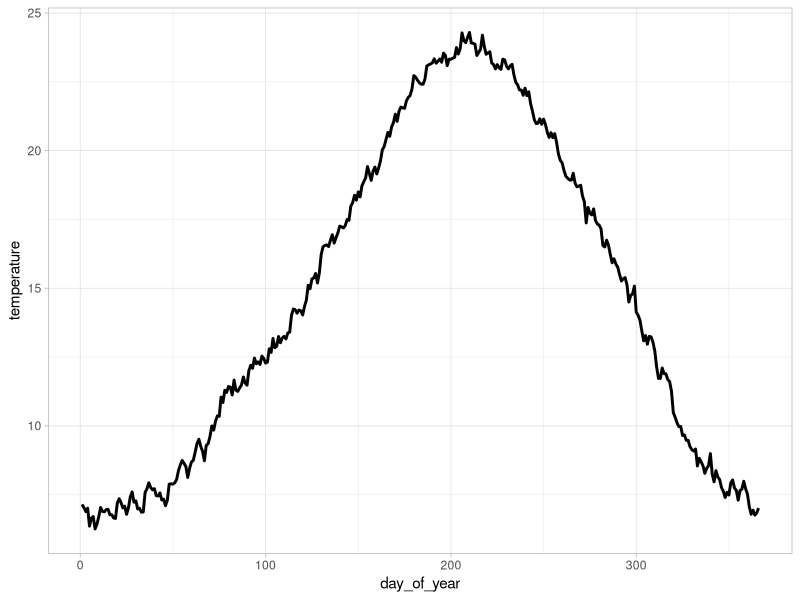
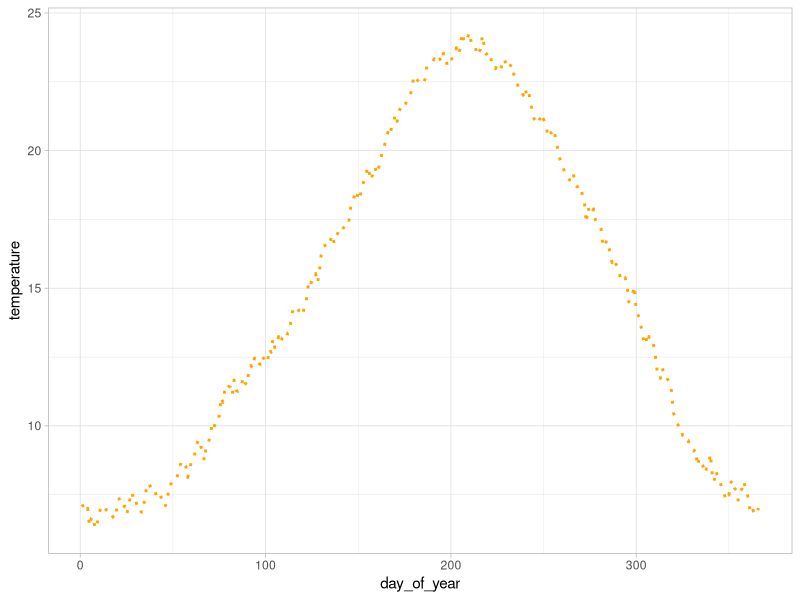
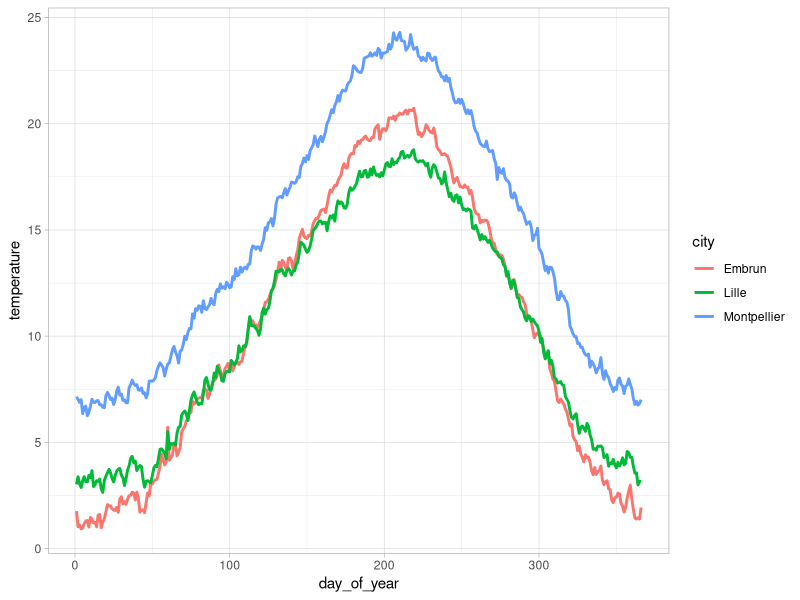
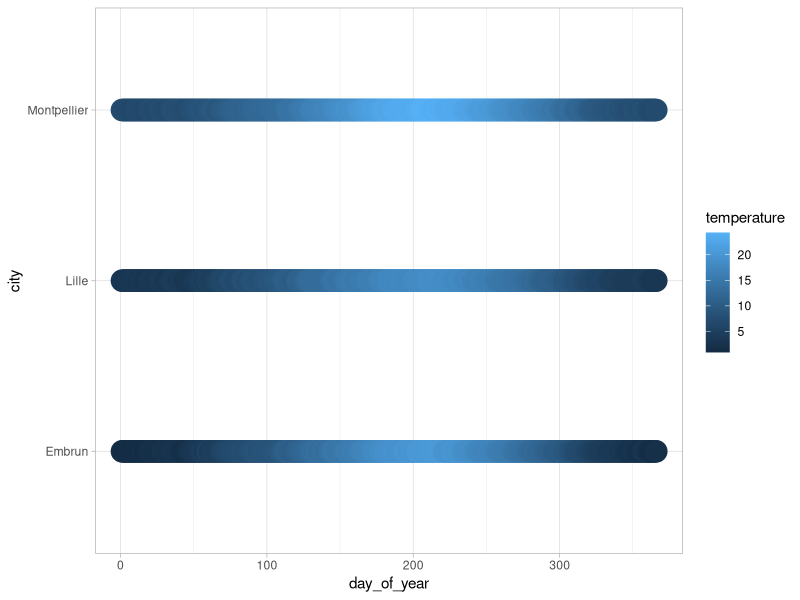
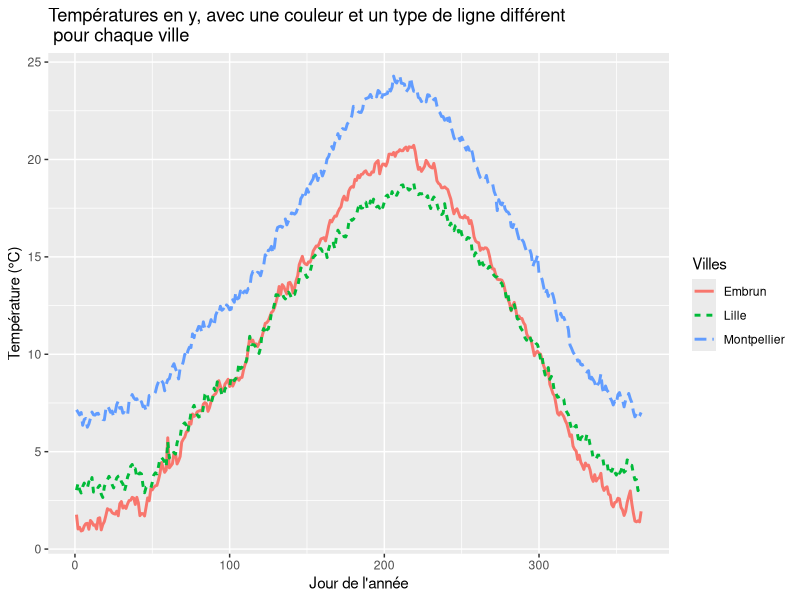
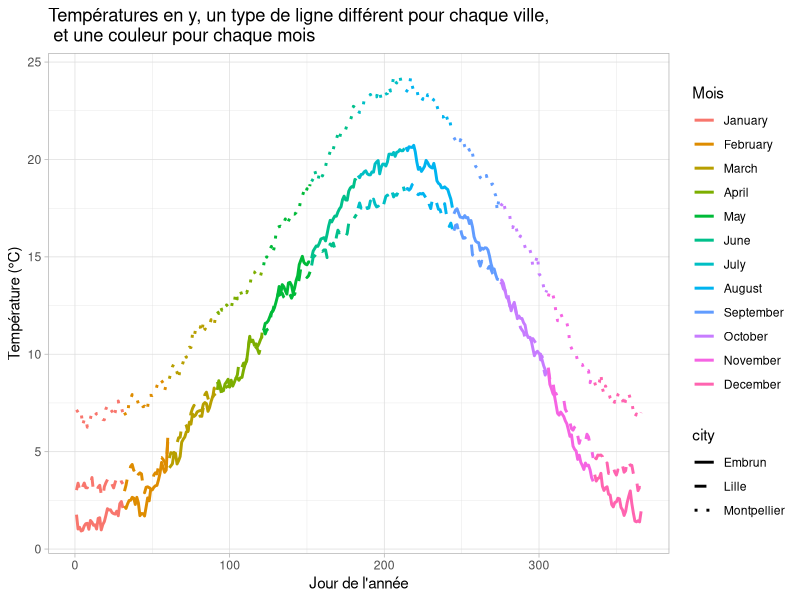
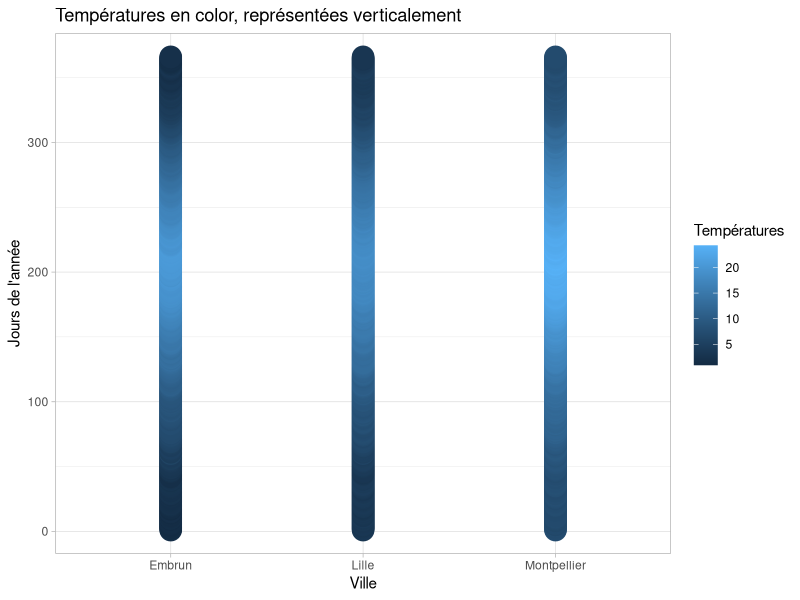
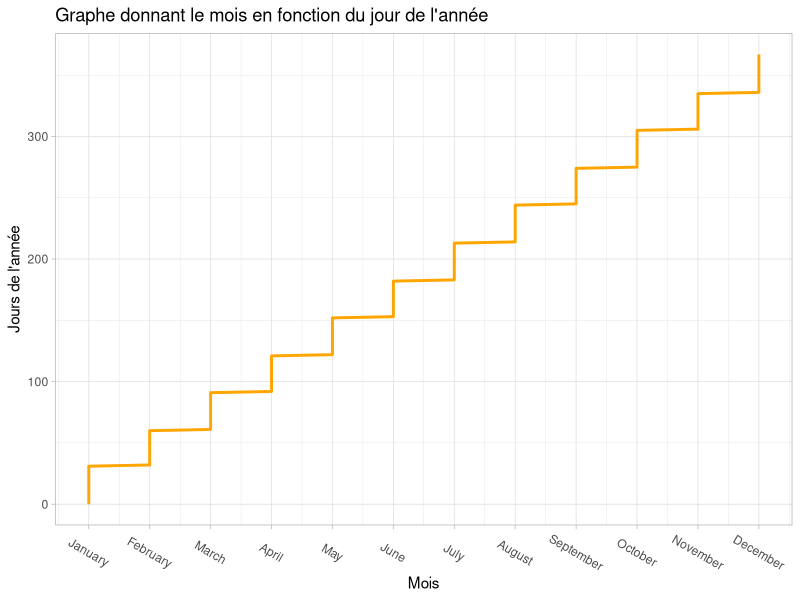

Reproduce these figures in R, in order.
## ---- chunk 1
library(here)
library(ggplot2)

temps_average <- read.csv(file = here("temp_average.csv"))
here()


## ---- chunk 2
temps_montpellier <-subset(temps_average, city == "Montpellier")

## ---- chunk 3
head(temps_montpellier)
## ---- chunk 4
mean(temps_montpellier$temperature)
## ---- chunk 5
min_day <- temps_montpellier[which.min(temps_montpellier$temperature),]$day_of_year
as.Date(min_day, origin="2020-01-01")
## ---- chunk 6
max_day <- temps_montpellier[which.max(temps_montpellier$temperature),]$day_of_year
as.Date(max_day, origin="2020-01-01")
## ---- chunk 7
ggplot(temps_montpellier, 
       aes(
         x = day_of_year, 
         y = temperature )) +
geom_line(size = 1) +
theme_light()
## ---- chunk 8
ggplot(temps_montpellier, 
       aes(
         x = day_of_year, 
         y = temperature )) +
geom_line(size = 1, linetype = "dotted", color="orange") +
theme_light()
## ---- chunk 9
ggplot(temps_average, 
       aes(
         x = day_of_year, 
         y = temperature, 
         color = city)) +
geom_line(size = 1) +
theme_light()
## ---- chunk 10
ggplot(temps_average, 
       aes(
         x = day_of_year, 
         y = city, 
         color = temperature)) +
geom_point(size = 7) +
theme_light()
## ---- chunk 11
ggplot(temps_average, 
       aes(
         x = day_of_year, 
         y = temperature, 
         color = city, 
         linetype = city )) +
  geom_line(size = 1) +
  labs(x = "Jour de l'année", y = "Température (°C)", color = "Villes", linetype= "Villes") +
  ggtitle("Températures en y, avec une couleur et un type de ligne différent\n pour chaque ville")
theme_light()
## ---- chunk 12
ggplot(temps_average, aes(
  x = day_of_year, 
  y = temperature, 
  color = factor(month))) +
   ggtitle("Températures en y, un type de ligne différent pour chaque ville,\n et une couleur pour chaque mois") +
  geom_line(aes(linetype = city), size = 1)  +
  scale_linetype_manual(values = c("solid", "dashed", "dotted")) +
  labs(x = "Jour de l'année", y = "Température (°C)", color = "Mois") +
  scale_color_discrete(labels = month.name) +
  theme_light()

## ---- chunk 13
ggplot(temps_average, 
  aes(
    x = city, 
    y = day_of_year, 
    color = temperature)) +
geom_point(size = 7) +
    labs(x = "Ville", y = "Jours de l'année", color = "Températures") +

  ggtitle("Températures en color, représentées verticalement") +
theme_light()
## ---- chunk 14

ggplot(temps_average, 
       aes(
         y = day_of_year, 
         x = month, )) +
geom_line(size = 1, color= "orange") +
  ggtitle("Graphe donnant le mois en fonction du jour de l'année")+
  scale_x_continuous(breaks = 1:12, labels = month.name) +
      labs(x = "Mois", y = "Jours de l'année") +

theme_light() + 
  theme(axis.text.x = element_text(angle = -30, vjust = 0.5))
## ---- chunk 15
ggplot(temps_average, aes(
  x = day_of_year, 
  y = temperature, 
  color = factor(month))) +
   ggtitle("Températures en y, un type de ligne différent pour chaque ville,\n et une couleur pour chaque mois") +
  geom_line(aes(linetype = city), size = 1)  +
  scale_linetype_manual(values = c("solid", "dashed", "dotted")) +
  labs(x = "Jour de l'année", y = "Température (°C)", color = "Mois") +
  scale_color_discrete(labels = month.name) +
  theme_light()
